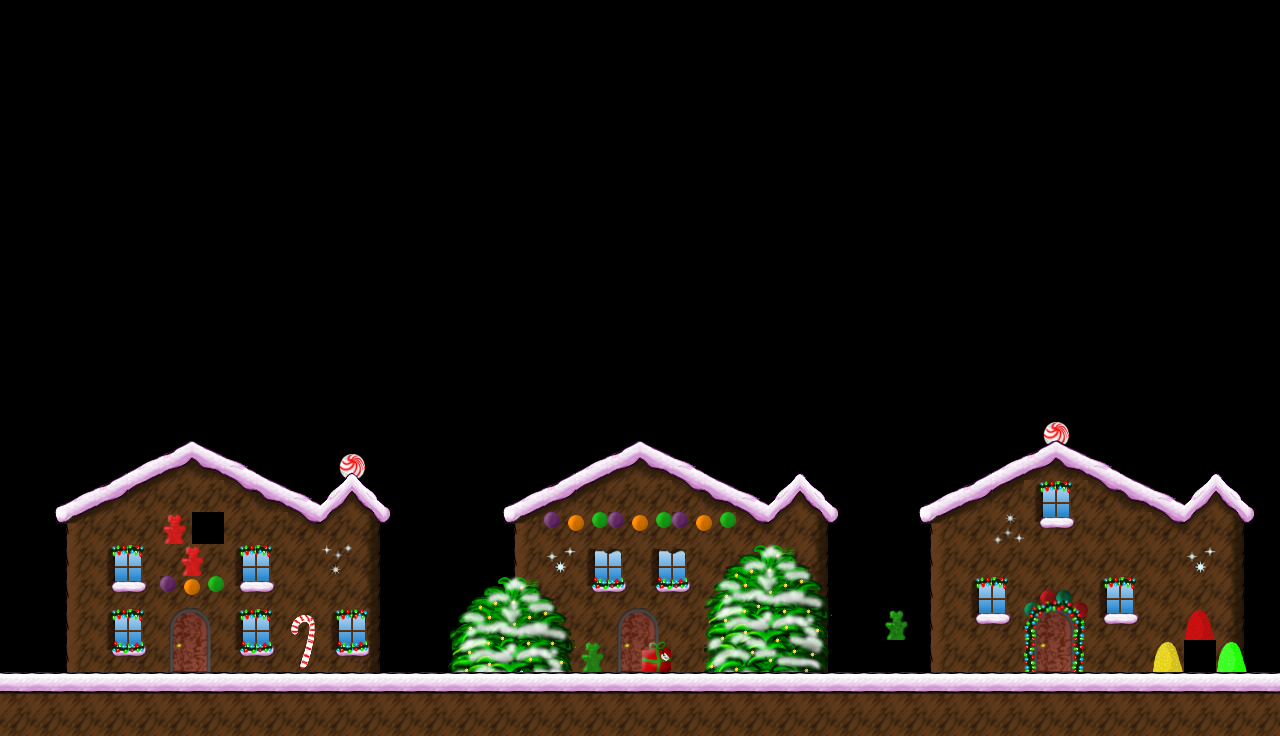

The image is a tile-based game level rendered from a .tmx file. Its description and complete source (layers, tilesets, objects, tile grids) follow:
An orthogonal 40x23 tile map with 32x32 px tiles, 1 tile layer (Tile Layer 1).

<map version="1.2" tiledversion="1.2.0" orientation="orthogonal" renderorder="right-down" width="40" height="23" tilewidth="32" tileheight="32" infinite="0" nextlayerid="3" nextobjectid="1">
 <tileset firstgid="1" source="tilemap.tsx" />
 <layer id="1" name="Tile Layer 1" width="40" height="23">
  <data encoding="csv">
0,0,0,0,0,0,0,0,0,0,0,0,0,0,0,0,0,0,0,0,0,0,0,0,0,0,0,0,0,0,0,0,0,0,0,0,0,0,0,0,
0,0,0,0,0,0,0,0,0,0,0,0,0,0,0,0,0,0,0,0,0,0,0,0,0,0,0,0,0,0,0,0,0,0,0,0,0,0,0,0,
0,0,0,0,0,0,0,0,0,0,0,0,0,0,0,0,0,0,0,0,0,0,0,0,0,0,0,0,0,0,0,0,0,0,0,0,0,0,0,0,
0,0,0,0,0,0,516,517,518,519,520,0,0,0,0,0,0,0,0,0,0,0,0,0,0,0,0,0,0,0,0,0,0,0,0,0,0,0,0,0,
0,0,0,0,0,0,580,3089,3090,3091,584,0,0,0,0,0,0,0,0,0,0,0,0,0,0,0,0,0,0,0,0,0,0,0,0,0,0,0,0,0,
0,0,0,0,0,0,644,645,646,647,648,0,0,0,0,0,0,0,0,0,0,0,0,0,0,0,0,0,0,0,0,0,0,0,0,0,0,0,0,0,
0,0,0,0,0,0,0,0,0,0,0,0,0,0,0,0,0,0,0,0,0,0,0,0,0,0,0,0,0,0,0,0,0,0,0,0,0,0,0,0,
0,0,0,0,0,0,0,0,0,0,0,0,0,0,0,0,0,0,0,0,0,0,0,0,0,0,0,516,517,518,519,520,0,0,0,0,0,0,0,0,
0,0,0,0,0,0,0,0,0,0,0,0,0,0,0,0,0,0,0,0,0,0,0,0,0,0,0,580,3089,3090,3091,584,0,0,0,0,0,0,0,0,
0,0,0,0,0,0,0,0,0,0,0,0,0,516,517,518,519,520,0,0,0,0,0,0,0,0,0,644,645,646,647,648,0,0,0,0,0,0,0,0,
0,0,0,0,0,0,0,0,0,0,0,0,0,580,3089,3090,3091,584,0,0,0,0,0,0,0,0,0,0,0,0,0,0,0,0,0,0,0,0,0,0,
0,0,0,0,0,0,0,0,0,0,0,0,0,644,645,646,647,648,0,0,0,0,0,0,0,0,0,0,0,0,0,0,0,0,0,0,0,0,0,0,
0,0,0,0,0,0,0,0,0,0,0,0,0,0,0,0,0,0,0,0,0,0,0,0,0,0,0,0,0,0,0,0,0,0,0,0,0,0,0,0,
0,0,0,0,0,1653,1654,0,0,0,0,0,0,0,0,0,0,0,0,1653,1654,0,0,0,0,0,0,0,0,0,0,0,2229,2230,0,0,0,0,0,0,
0,0,0,1653,1716,1717,1718,1719,1654,0,2293,2294,0,0,0,0,0,1653,1716,1717,1718,1719,1654,0,1530,1531,0,0,0,0,1653,1716,1717,1718,1719,1654,0,1530,1531,0,
0,1715,1716,1717,1781,1651,1459,1782,1718,1719,1594,1595,1596,0,0,1715,1716,1717,1781,1651,1459,1782,1718,1719,1594,1595,1596,0,1715,1716,1717,1781,2040,2042,1782,1718,1719,1594,1595,1596,
0,1779,1780,1651,1459,2231,263,1459,1459,1782,1658,1723,1660,0,0,1779,1780,1536,1472,1536,1472,1536,1472,1782,1658,1723,1660,0,1779,1780,1651,1912,1588,1590,1459,1459,1782,1658,1723,1660,
0,0,1587,2040,2042,2232,2233,2040,2042,1459,1976,1523,0,0,0,0,1587,1848,1460,1462,1460,1462,1789,1790,1791,2046,0,0,0,1587,1459,1459,1459,1459,1459,1459,1459,1848,1523,0,
0,0,1587,1588,1590,1536,1472,1588,1590,1459,1459,1523,0,0,1785,1786,2240,1792,2104,2106,2104,2106,1853,1854,1855,2110,0,0,0,1587,2040,2042,1279,1280,2040,2042,1459,1459,1523,0,
0,3208,1587,2040,2042,1277,1278,2040,2042,2291,2040,2044,0,0,1849,1850,1855,1856,1459,1277,1278,1459,1917,1918,1919,2174,0,2299,2300,1587,1588,1590,1343,1344,1588,1590,1459,2302,1523,0,
3208,3208,1587,2104,2106,1341,1342,2104,2106,2355,2104,2108,3216,3217,1913,1914,1919,1920,2234,1341,1406,1459,1981,1982,1983,2238,0,3280,3281,1587,1459,1459,1407,1408,1459,1459,2301,1334,2228,0,
3212,3212,3212,3212,3212,3212,3212,3212,3212,3212,3212,3212,3212,3212,3212,3212,3212,3212,3212,3212,3212,3212,3212,3212,3212,3212,3212,3212,3212,3212,3212,3212,3212,3212,3212,3212,3212,3212,3212,3212,
3276,3276,3276,3276,3276,3276,3276,3276,3276,3276,3276,3276,3276,3276,3276,3276,3276,3276,3276,3276,3276,3276,3276,3276,3276,3276,3276,3276,3276,3276,3276,3276,3276,3276,3276,3276,3276,3276,3276,3276
</data>
 </layer>
</map>
